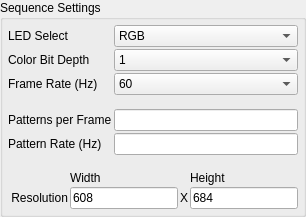
                    <widget class="QGroupBox" name="groupBox_ExtPatSettings">
                     <property name="sizePolicy">
                      <sizepolicy hsizetype="Minimum" vsizetype="Minimum">
                       <horstretch>0</horstretch>
                       <verstretch>0</verstretch>
                      </sizepolicy>
                     </property>
                     <property name="title">
                      <string>Sequence Settings</string>
                     </property>
                     <layout class="QVBoxLayout" name="verticalLayout_10">
                      <property name="spacing">
                       <number>2</number>
                      </property>
                      <property name="leftMargin">
                       <number>5</number>
                      </property>
                      <property name="topMargin">
                       <number>5</number>
                      </property>
                      <property name="rightMargin">
                       <number>5</number>
                      </property>
                      <property name="bottomMargin">
                       <number>5</number>
                      </property>
                      <item>
                       <layout class="QFormLayout" name="formLayout_3">
                        <property name="fieldGrowthPolicy">
                         <enum>QFormLayout::AllNonFixedFieldsGrow</enum>
                        </property>
                        <property name="horizontalSpacing">
                         <number>2</number>
                        </property>
                        <property name="verticalSpacing">
                         <number>2</number>
                        </property>
                        <item row="0" column="0">
                         <widget class="QLabel" name="videoFrameRateLabel_2">
                          <property name="text">
                           <string>LED Select</string>
                          </property>
                         </widget>
                        </item>
                        <item row="0" column="1">
                         <widget class="QComboBox" name="extPatLEDSelect">
                          <item>
                           <property name="text">
                            <string>RGB</string>
                           </property>
                          </item>
                          <item>
                           <property name="text">
                            <string>Red</string>
                           </property>
                          </item>
                          <item>
                           <property name="text">
                            <string>Green</string>
                           </property>
                          </item>
                          <item>
                           <property name="text">
                            <string>Blue</string>
                           </property>
                          </item>
                         </widget>
                        </item>
                        <item row="1" column="0">
                         <widget class="QLabel" name="videoBitDepthLabel">
                          <property name="text">
                           <string>Color Bit Depth</string>
                          </property>
                         </widget>
                        </item>
                        <item row="1" column="1">
                         <widget class="QComboBox" name="extPatBitDepth">
                          <item>
                           <property name="text">
                            <string>1</string>
                           </property>
                          </item>
                          <item>
                           <property name="text">
                            <string>2</string>
                           </property>
                          </item>
                          <item>
                           <property name="text">
                            <string>3</string>
                           </property>
                          </item>
                          <item>
                           <property name="text">
                            <string>4</string>
                           </property>
                          </item>
                          <item>
                           <property name="text">
                            <string>5</string>
                           </property>
                          </item>
                          <item>
                           <property name="text">
                            <string>6</string>
                           </property>
                          </item>
                          <item>
                           <property name="text">
                            <string>7</string>
                           </property>
                          </item>
                          <item>
                           <property name="text">
                            <string>8</string>
                           </property>
                          </item>
                         </widget>
                        </item>
                        <item row="2" column="0">
                         <widget class="QLabel" name="videoFrameRateLabel_3">
                          <property name="text">
                           <string>Frame Rate (Hz)</string>
                          </property>
                         </widget>
                        </item>
                        <item row="2" column="1">
                         <widget class="QComboBox" name="extPatFrameRate">
                          <item>
                           <property name="text">
                            <string>60</string>
                           </property>
                          </item>
                          <item>
                           <property name="text">
                            <string>50</string>
                           </property>
                          </item>
                          <item>
                           <property name="text">
                            <string>40</string>
                           </property>
                          </item>
                          <item>
                           <property name="text">
                            <string>30</string>
                           </property>
                          </item>
                          <item>
                           <property name="text">
                            <string>15</string>
                           </property>
                          </item>
                         </widget>
                        </item>
                        <item row="5" column="0">
                         <widget class="QLabel" name="label_7">
                          <property name="text">
                           <string>Pattern Rate (Hz)</string>
                          </property>
                         </widget>
                        </item>
                        <item row="3" column="0">
                         <spacer name="verticalSpacer_35">
                          <property name="orientation">
                           <enum>Qt::Vertical</enum>
                          </property>
                          <property name="sizeHint" stdset="0">
                           <size>
                            <width>20</width>
                            <height>10</height>
                           </size>
                          </property>
                         </spacer>
                        </item>
                        <item row="5" column="1">
                         <widget class="QLineEdit" name="extPatPatternRate"/>
                        </item>
                        <item row="4" column="0">
                         <widget class="QLabel" name="label_8">
                          <property name="text">
                           <string>Patterns per Frame</string>
                          </property>
                         </widget>
                        </item>
                        <item row="4" column="1">
                         <widget class="QLineEdit" name="extPatPatperFrame"/>
                        </item>
                       </layout>
                      </item>
                      <item>
                       <spacer name="verticalSpacer_34">
                        <property name="orientation">
                         <enum>Qt::Vertical</enum>
                        </property>
                        <property name="sizeType">
                         <enum>QSizePolicy::Minimum</enum>
                        </property>
                        <property name="sizeHint" stdset="0">
                         <size>
                          <width>20</width>
                          <height>14</height>
                         </size>
                        </property>
                       </spacer>
                      </item>
                      <item>
                       <layout class="QGridLayout" name="gridLayout_2">
                        <property name="spacing">
                         <number>2</number>
                        </property>
                        <item row="1" column="2">
                         <widget class="QLineEdit" name="xResInput_Pat">
                          <property name="toolTip">
                           <string/>
                          </property>
                          <property name="text">
                           <string>608</string>
                          </property>
                         </widget>
                        </item>
                        <item row="1" column="0">
                         <widget class="QLabel" name="resolutionLable_2">
                          <property name="text">
                           <string> Resolution</string>
                          </property>
                         </widget>
                        </item>
                        <item row="0" column="2">
                         <widget class="QLabel" name="activeWidthLabel_2">
                          <property name="text">
                           <string>Width</string>
                          </property>
                         </widget>
                        </item>
                        <item row="1" column="4">
                         <widget class="QLineEdit" name="yResInput_Pat">
                          <property name="toolTip">
                           <string/>
                          </property>
                          <property name="text">
                           <string>684</string>
                          </property>
                         </widget>
                        </item>
                        <item row="1" column="3">
                         <widget class="QLabel" name="xLabel_2">
                          <property name="text">
                           <string>X</string>
                          </property>
                         </widget>
                        </item>
                        <item row="0" column="4">
                         <widget class="QLabel" name="activeHeightLabel_2">
                          <property name="text">
                           <string>Height</string>
                          </property>
                         </widget>
                        </item>
                       </layout>
                      </item>
                     </layout>
                    </widget>
